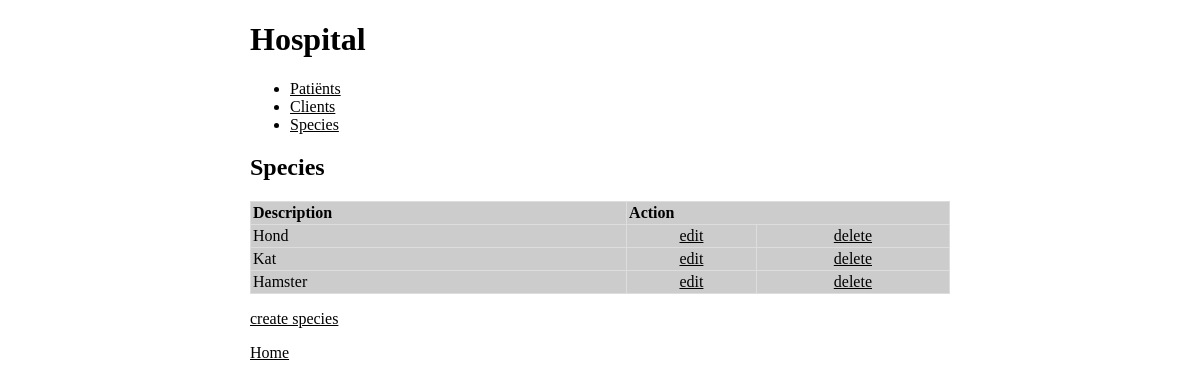
The page /species/index on the database its author committed.
### tables this page shows
CREATE TABLE IF NOT EXISTS `species` (
  `species_id` int(11) NOT NULL,
  `species_description` varchar(50) DEFAULT NULL
);

### core/core.php (called while the page is built, shortened)
<?php
function render($filename, $data = null)
{
	require(ROOT . 'core/templates/header.php');
	require(ROOT . 'view/' . $filename . '.php');
	require(ROOT . 'core/templates/footer.php');
}

### controller/SpeciesController.php (called while the page is built, shortened)
<?php
require(ROOT . 'model/SpeciesModel.php');
function index() {
	render('species/index', array(
		'species' => getAllSpecies()
		));
}

### public/index.php (called while the page is built, shortened)
<?php
require(ROOT . "core/core.php");
route();

### model/SpeciesModel.php (called while the page is built, shortened)
<?php
function getAllSpecies() {
	$db = openDatabaseConnection();
	$sql = "SELECT * FROM species";
	$query = $db->prepare($sql);
	$query->execute();
	return $query->fetchAll();
}

### view/species/index.php (the view, shortened to what this page needs)
<h2>Species</h2>
	<table>
		<thead>
			<tr>
				<th>Description</th>
				<th colspan="2">Action</th>
			</tr>
		</thead>
		<?php foreach($species as $specie) { ?>
			<tr>
				<td><?= $specie['species_description']?></td>
				<td class="center"><a href="<?php echo URL . 'species/edit/' . $specie['species_id']; ?>">edit</a></td>
				<td class="center"><a href="<?php echo URL . 'species/delete/' . $specie['species_id']; ?>">delete</a></td>
			</tr>
		<?php } ?>
	</table>
		<p><a href="<?= URL ?>species/create">create species</a></p>

### public/css/style.css (style rules this page uses)
body { margin : 0 auto; width : 700px; }
table { width : 700px; }
table, td, th { border : 1px #ddd solid; border-collapse : collapse; background-color: #ccc; color : black; }
td, th { padding : 2px; }
th { text-align : left; }
td.center { text-align : center; }
a { color : black; }

### rows shown on the page
species: species_description "Hond"
species: species_description "Kat"
species: species_description "Hamster"
